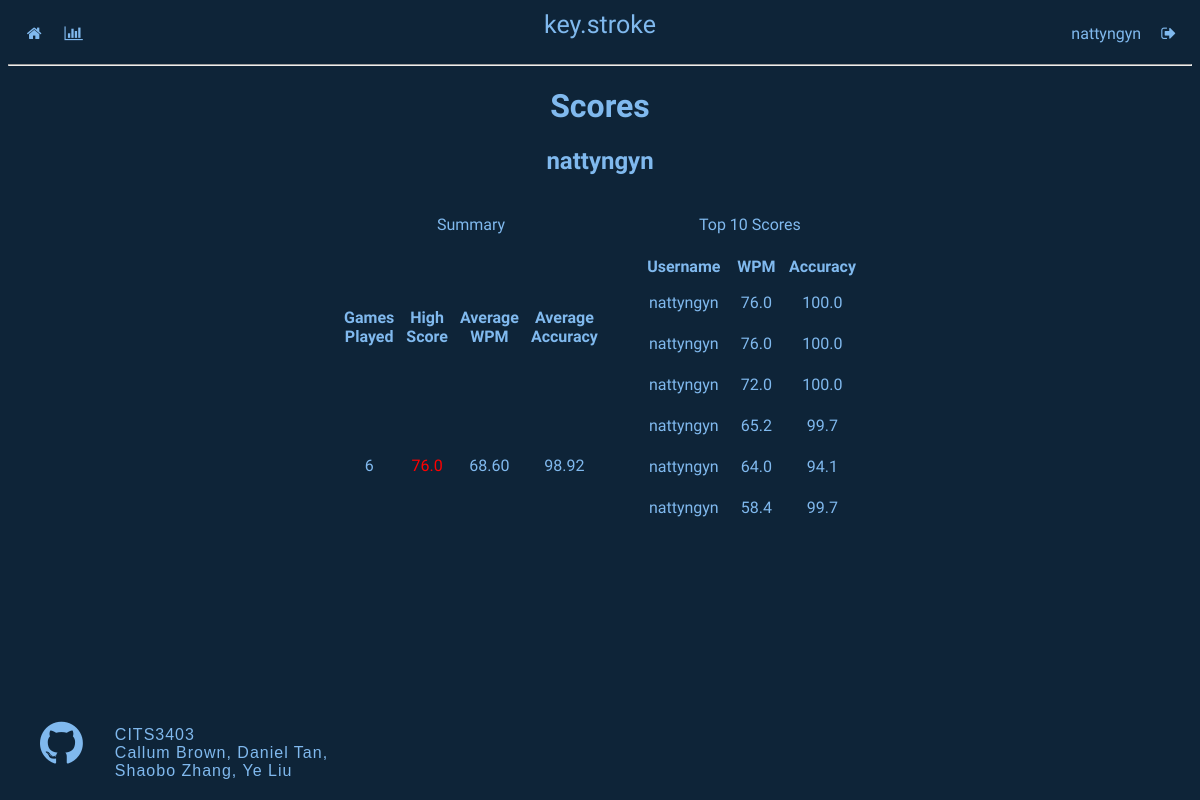
/user/nattyngyn (signed in), run on the app's committed database.
### app/models.py (models this page shows, shortened)
class User(UserMixin, db.Model):
    id = db.Column(db.Integer, primary_key=True)
    username = db.Column(db.String(64), index=True, unique=True)
    email = db.Column(db.String(128), index=True, unique=True)
    password_hash = db.Column(db.String(128))
    scores = db.relationship('Score', backref='author', lazy='dynamic')

class Score(db.Model):
    id = db.Column(db.Integer, primary_key=True)
    username = db.Column(db.String(64))
    score = db.Column(db.Float, index=True, nullable=True) #WPM
    accuracy = db.Column(db.Float, index=True, nullable=True) #accuracy
    user_id = db.Column(db.Integer, db.ForeignKey('user.id'))

### app/routes.py (the view)
@login_required
@app.route('/user/<username>')
def user(username):
    if current_user.is_authenticated:
        user_username = current_user.username
        user_iden = current_user.id
        top10Score = Score.query.filter_by(user_id=user_iden).order_by(Score.score.desc()).limit(10).all()
        myScore = Score.query.filter_by(user_id=user_iden).all()
        wpm, accuracy, count, high_score= 0,0,0,0
        for allscore in myScore:
            count += 1
            accuracy += allscore.accuracy
            wpm += allscore.score
        for score in top10Score:
            if (score.score > high_score):
                high_score = score.score
        if count == 0:
            noData = "No data logged! Please play a game"
            avg_wpm, avg_accuracy = 0,0
        else:
            avg_wpm, avg_accuracy = (format((wpm/count), '.2f')), (format((accuracy/count), '.2f'))
    if not current_user.is_authenticated:
        return render_template('notauthen.html')
    return render_template('user.html', username = user_username, user_id=user_iden, myScore=top10Score, count=count, avg_wpm=avg_wpm, avg_accuracy=avg_accuracy, high_score=high_score)

### app/models.py (called while the page is built)
@login.user_loader
def load_user(user_id):
    return User.query.get(int(user_id))

### app/templates/user.html (shortened to what this page needs)
{% extends "base.html" %}
{% block head %}
<link rel= "stylesheet" type= "text/css" href="{{ url_for('static',filename='stylesheets/base.css') }}">
<link rel= "stylesheet" type= "text/css" href="{{ url_for('static',filename='stylesheets/user.css') }}">
{% endblock %}
{% block content %}
    <body>
        <h1>Scores</h1>
        <h2>{{ username }}</h2>
        <div class='container'>
        <table id='summary'>
            <caption>Summary</caption>
            <tr>
                <th>Games Played</th>
                <th>High Score</th>
                <th>Average WPM</th>
                <th>Average Accuracy</th>
            </tr>
            <tr>
                <td>{{ count }}</td>
                <td style="color: red">{{ high_score }}</td>
                <td>{{ avg_wpm }}</td>
                <td>{{ avg_accuracy }}</td>
            </tr>
        </table>
        <table id='scores'>
            <caption>Top 10 Scores</caption>
            <tr>
                <th>Username</th>
                <th>WPM</th>
                <th>Accuracy</th>
            </tr>
        {% for score in myScore %}
            <tr>
                <td>{{ score.username }}</td>
                <td>{{ score.score  }}</td>
                <td>{{ score.accuracy }}</td>
        {% endfor %}
        </table>
    </div>
    </body>
{% endblock %}

### app/templates/base.html (shortened to what this page needs)
<!DOCTYPE html>
<html lang="en">
<head>
    <link rel="stylesheet" href="https://cdnjs.cloudflare.com/ajax/libs/font-awesome/4.7.0/css/font-awesome.min.css">
    {% block head %} {% endblock %}
</head>
<body>
    <div class="topnav">
        <div class='topnav-left'>
            <a href="{{ url_for('home') }}"><i class="fa fa-fw fa-home"></i></a>
            <a href="{{ url_for('scores') }}"><i class="fa fa-bar-chart"></i></a>
        </div>
        <div class='logo'><span><a href="{{ url_for('home') }}">key.stroke</a></span></div>
        <div class='topnav-right' style="margin-left: auto; order: 2">
            {% if current_user.is_anonymous %}
                <a href="{{ url_for('register') }}"><i class="fa fa-fw fa-user"></i></a>
                <a href="{{ url_for('login') }}"><i class="fa fa-sign-in"></i></a>
            {% else %}
                <a href="{{ url_for('user', username=current_user.username) }}">{{current_user.username}}</a>
                <a href="{{ url_for('logout') }}"><i class="fa fa-sign-out"></i></a>
            {% endif %}
        </div>
    </div>
    <hr>
    {% block content %} {% endblock %}
    <div class="credits" style="position: absolute; bottom: 0; width: 30%">
        <a href="https://github.com/danieltobiastan/reimagined-octo-parakeet"><i class="fa fa-github" style="float: left; font-size: 50px; padding: 2rem"></i></a>
        <p style="text-align: left; margin-top: 40px; font-family: 'Gill Sans', 'Gill Sans MT', Calibri, 'Trebuchet MS', sans-serif; letter-spacing: 1px">CITS3403<br>Callum Brown, Daniel Tan, Shaobo Zhang, Ye Liu</p>
    </div>
</body>
</html>

### app/static/stylesheets/base.css (style rules this page uses)
.topnav { height: 1em; background-color: rgb(14, 36, 56); padding: 1em; font-family: 'Anonymous Pro', monospace; word-spacing: 1em; display: flex; }
.logo { margin: auto; position: absolute; left: 50%; margin-right: -50%; transform: translate(-50%, -50%); font-size: 25px }
a, a:hover { color: rgb(128, 185, 238); text-decoration: none }

### app/static/stylesheets/user.css (style rules this page uses)
body { background-color: rgb(14, 36, 56); color: rgb(128, 185, 238); font-family: 'Anonymous Pro', monospace; text-align: center; }
table, th, td { padding: 5px; }
td { padding: 10px; }
#summary, #scores { padding: 1em; width: 60% }
.container { margin: 0 auto; width: 40%; display: flex; justify-content: center; padding: 20px; }

### data on the page
User: username "nattyngyn"
Score: score "76.0", username "nattyngyn", accuracy "100.0"
Score: username "nattyngyn", score "76.0", accuracy "100.0"
Score: username "nattyngyn", score "72.0", accuracy "100.0"
Score: username "nattyngyn", score "65.2", accuracy "99.7"
Score: username "nattyngyn", score "64.0", accuracy "94.1"
Score: username "nattyngyn", score "58.4", accuracy "99.7"

### other printed values
{{ count }} "6"
{{ avg_wpm }} "68.60"
{{ avg_accuracy }} "98.92"
